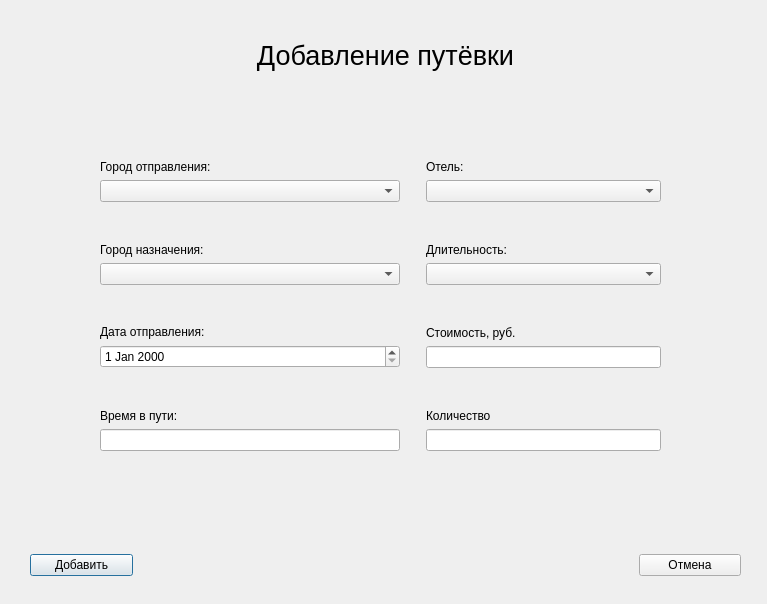
<?xml version="1.0" encoding="UTF-8"?>
<ui version="4.0">
 <class>AddTicketWindow</class>
 <widget class="QDialog" name="AddTicketWindow">
  <property name="geometry">
   <rect>
    <x>0</x>
    <y>0</y>
    <width>767</width>
    <height>604</height>
   </rect>
  </property>
  <property name="minimumSize">
   <size>
    <width>767</width>
    <height>604</height>
   </size>
  </property>
  <property name="maximumSize">
   <size>
    <width>767</width>
    <height>604</height>
   </size>
  </property>
  <property name="windowTitle">
   <string>Dialog</string>
  </property>
  <widget class="QWidget" name="layoutWidget_2">
   <property name="geometry">
    <rect>
     <x>30</x>
     <y>550</y>
     <width>711</width>
     <height>31</height>
    </rect>
   </property>
   <layout class="QHBoxLayout" name="horizontalLayout_2">
    <item>
     <widget class="QPushButton" name="addButton">
      <property name="text">
       <string>Добавить</string>
      </property>
     </widget>
    </item>
    <item>
     <spacer name="horizontalSpacer_2">
      <property name="orientation">
       <enum>Qt::Horizontal</enum>
      </property>
      <property name="sizeType">
       <enum>QSizePolicy::Fixed</enum>
      </property>
      <property name="sizeHint" stdset="0">
       <size>
        <width>500</width>
        <height>20</height>
       </size>
      </property>
     </spacer>
    </item>
    <item>
     <widget class="QPushButton" name="cancelButton">
      <property name="text">
       <string>Отмена</string>
      </property>
     </widget>
    </item>
   </layout>
  </widget>
  <widget class="QWidget" name="layoutWidget">
   <property name="geometry">
    <rect>
     <x>100</x>
     <y>160</y>
     <width>561</width>
     <height>291</height>
    </rect>
   </property>
   <layout class="QGridLayout" name="gridLayout">
    <item row="2" column="0">
     <spacer name="verticalSpacer_2">
      <property name="orientation">
       <enum>Qt::Vertical</enum>
      </property>
      <property name="sizeHint" stdset="0">
       <size>
        <width>20</width>
        <height>40</height>
       </size>
      </property>
     </spacer>
    </item>
    <item row="0" column="0">
     <layout class="QVBoxLayout" name="verticalLayout">
      <item>
       <widget class="QLabel" name="label_2">
        <property name="text">
         <string>Город отправления:</string>
        </property>
       </widget>
      </item>
      <item>
       <widget class="QComboBox" name="departureCityBox">
        <property name="minimumSize">
         <size>
          <width>300</width>
          <height>0</height>
         </size>
        </property>
       </widget>
      </item>
     </layout>
    </item>
    <item row="3" column="1">
     <spacer name="horizontalSpacer">
      <property name="orientation">
       <enum>Qt::Horizontal</enum>
      </property>
      <property name="sizeType">
       <enum>QSizePolicy::Fixed</enum>
      </property>
      <property name="sizeHint" stdset="0">
       <size>
        <width>20</width>
        <height>10</height>
       </size>
      </property>
     </spacer>
    </item>
    <item row="4" column="0">
     <spacer name="verticalSpacer">
      <property name="orientation">
       <enum>Qt::Vertical</enum>
      </property>
      <property name="sizeHint" stdset="0">
       <size>
        <width>20</width>
        <height>40</height>
       </size>
      </property>
     </spacer>
    </item>
    <item row="6" column="0">
     <spacer name="verticalSpacer_3">
      <property name="orientation">
       <enum>Qt::Vertical</enum>
      </property>
      <property name="sizeHint" stdset="0">
       <size>
        <width>20</width>
        <height>40</height>
       </size>
      </property>
     </spacer>
    </item>
    <item row="7" column="2">
     <layout class="QVBoxLayout" name="verticalLayout_6">
      <item>
       <widget class="QLabel" name="label_7">
        <property name="text">
         <string>Количество</string>
        </property>
       </widget>
      </item>
      <item>
       <widget class="QLineEdit" name="quantityEdit"/>
      </item>
     </layout>
    </item>
    <item row="5" column="2">
     <layout class="QVBoxLayout" name="verticalLayout_5">
      <item>
       <widget class="QLabel" name="label_6">
        <property name="text">
         <string>Стоимость, руб.</string>
        </property>
       </widget>
      </item>
      <item>
       <widget class="QLineEdit" name="priceEdit"/>
      </item>
     </layout>
    </item>
    <item row="3" column="0">
     <layout class="QVBoxLayout" name="verticalLayout_2">
      <item>
       <widget class="QLabel" name="label_3">
        <property name="text">
         <string>Город назначения:</string>
        </property>
       </widget>
      </item>
      <item>
       <widget class="QComboBox" name="destinationCityBox"/>
      </item>
     </layout>
    </item>
    <item row="5" column="0">
     <layout class="QVBoxLayout" name="verticalLayout_7">
      <item>
       <widget class="QLabel" name="label_8">
        <property name="text">
         <string>Дата отправления:</string>
        </property>
       </widget>
      </item>
      <item>
       <widget class="QDateEdit" name="dateEdit"/>
      </item>
     </layout>
    </item>
    <item row="7" column="0">
     <layout class="QVBoxLayout" name="verticalLayout_8">
      <item>
       <widget class="QLabel" name="label_9">
        <property name="text">
         <string>Время в пути:</string>
        </property>
       </widget>
      </item>
      <item>
       <widget class="QLineEdit" name="travelTimeEdit"/>
      </item>
     </layout>
    </item>
    <item row="0" column="2">
     <layout class="QVBoxLayout" name="verticalLayout_3">
      <item>
       <widget class="QLabel" name="label_5">
        <property name="text">
         <string>Отель:</string>
        </property>
       </widget>
      </item>
      <item>
       <widget class="QComboBox" name="hotelBox"/>
      </item>
     </layout>
    </item>
    <item row="3" column="2">
     <layout class="QVBoxLayout" name="verticalLayout_4">
      <item>
       <widget class="QLabel" name="label_4">
        <property name="text">
         <string>Длительность:</string>
        </property>
       </widget>
      </item>
      <item>
       <widget class="QComboBox" name="durationBox"/>
      </item>
     </layout>
    </item>
   </layout>
  </widget>
  <widget class="QLabel" name="label">
   <property name="geometry">
    <rect>
     <x>20</x>
     <y>20</y>
     <width>731</width>
     <height>71</height>
    </rect>
   </property>
   <property name="font">
    <font>
     <pointsize>20</pointsize>
    </font>
   </property>
   <property name="text">
    <string>Добавление путёвки</string>
   </property>
   <property name="alignment">
    <set>Qt::AlignCenter</set>
   </property>
  </widget>
 </widget>
 <resources/>
 <connections/>
</ui>
